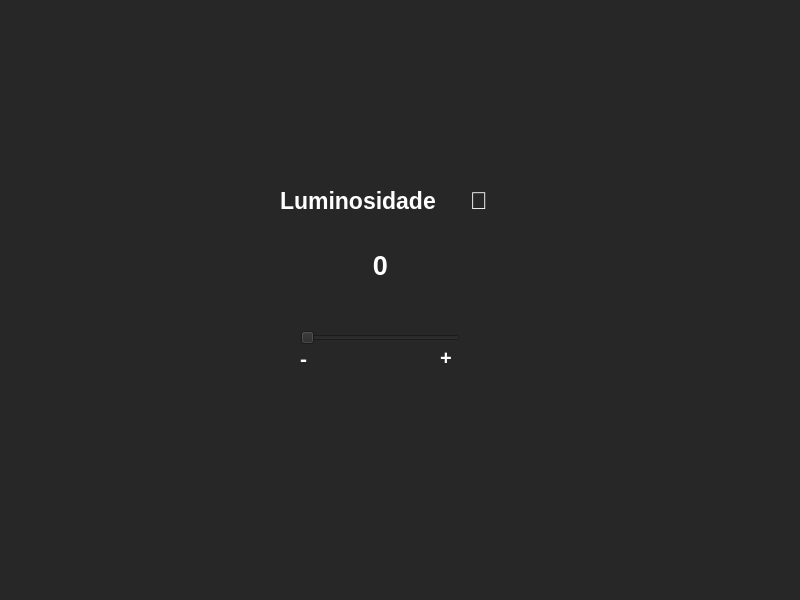
<?xml version="1.0" encoding="UTF-8"?>
<ui version="4.0">
 <class>MainWindow</class>
 <widget class="QMainWindow" name="MainWindow">
  <property name="geometry">
   <rect>
    <x>0</x>
    <y>0</y>
    <width>800</width>
    <height>600</height>
   </rect>
  </property>
  <property name="windowTitle">
   <string>MainWindow</string>
  </property>
  <property name="styleSheet">
   <string notr="true">background-color: rgb(39, 39, 39);
color: white;</string>
  </property>
  <widget class="QWidget" name="centralwidget">
   <widget class="QLabel" name="label">
    <property name="geometry">
     <rect>
      <x>280</x>
      <y>180</y>
      <width>181</width>
      <height>41</height>
     </rect>
    </property>
    <property name="font">
     <font>
      <pointsize>17</pointsize>
      <bold>true</bold>
     </font>
    </property>
    <property name="styleSheet">
     <string notr="true"/>
    </property>
    <property name="text">
     <string>Luminosidade</string>
    </property>
   </widget>
   <widget class="QLabel" name="label_2">
    <property name="geometry">
     <rect>
      <x>320</x>
      <y>220</y>
      <width>121</width>
      <height>91</height>
     </rect>
    </property>
    <property name="font">
     <font>
      <pointsize>20</pointsize>
      <bold>true</bold>
     </font>
    </property>
    <property name="styleSheet">
     <string notr="true"/>
    </property>
    <property name="text">
     <string>0</string>
    </property>
    <property name="alignment">
     <set>Qt::AlignCenter</set>
    </property>
   </widget>
   <widget class="QLabel" name="label_3">
    <property name="geometry">
     <rect>
      <x>470</x>
      <y>180</y>
      <width>31</width>
      <height>41</height>
     </rect>
    </property>
    <property name="font">
     <font>
      <pointsize>18</pointsize>
      <bold>true</bold>
     </font>
    </property>
    <property name="styleSheet">
     <string notr="true"/>
    </property>
    <property name="text">
     <string>💡</string>
    </property>
   </widget>
   <widget class="QLabel" name="label_4">
    <property name="geometry">
     <rect>
      <x>440</x>
      <y>350</y>
      <width>62</width>
      <height>16</height>
     </rect>
    </property>
    <property name="font">
     <font>
      <pointsize>15</pointsize>
      <bold>true</bold>
     </font>
    </property>
    <property name="styleSheet">
     <string notr="true"/>
    </property>
    <property name="text">
     <string>+</string>
    </property>
   </widget>
   <widget class="QLabel" name="label_5">
    <property name="geometry">
     <rect>
      <x>300</x>
      <y>350</y>
      <width>62</width>
      <height>16</height>
     </rect>
    </property>
    <property name="font">
     <font>
      <pointsize>16</pointsize>
      <bold>true</bold>
     </font>
    </property>
    <property name="styleSheet">
     <string notr="true"/>
    </property>
    <property name="text">
     <string>-</string>
    </property>
   </widget>
   <widget class="QSlider" name="horizontalSlider">
    <property name="geometry">
     <rect>
      <x>300</x>
      <y>330</y>
      <width>160</width>
      <height>16</height>
     </rect>
    </property>
    <property name="autoFillBackground">
     <bool>false</bool>
    </property>
    <property name="styleSheet">
     <string notr="true">selection-background-color: rgb(246, 245, 244);
gridline-color: rgb(255, 255, 255);
selection-color: rgb(255, 255, 255);
border-color: rgb(255, 255, 255);</string>
    </property>
    <property name="orientation">
     <enum>Qt::Horizontal</enum>
    </property>
   </widget>
  </widget>
  <widget class="QMenuBar" name="menubar">
   <property name="geometry">
    <rect>
     <x>0</x>
     <y>0</y>
     <width>800</width>
     <height>21</height>
    </rect>
   </property>
  </widget>
  <widget class="QStatusBar" name="statusbar"/>
 </widget>
 <resources/>
 <connections>
  <connection>
   <sender>horizontalSlider</sender>
   <signal>valueChanged(int)</signal>
   <receiver>label_2</receiver>
   <slot>setNum(int)</slot>
   <hints>
    <hint type="sourcelabel">
     <x>211</x>
     <y>340</y>
    </hint>
    <hint type="destinationlabel">
     <x>216</x>
     <y>263</y>
    </hint>
   </hints>
  </connection>
 </connections>
</ui>
